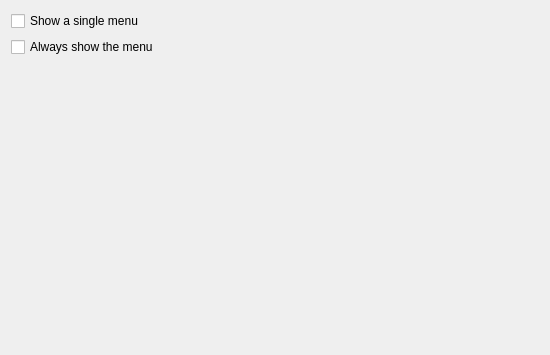
<?xml version="1.0" encoding="UTF-8"?>
<ui version="4.0">
 <class>TitleMenuConfigForm</class>
 <widget class="QWidget" name="TitleMenuConfigForm">
  <property name="geometry">
   <rect>
    <x>0</x>
    <y>0</y>
    <width>550</width>
    <height>355</height>
   </rect>
  </property>
  <property name="windowTitle">
   <string>Form</string>
  </property>
  <layout class="QGridLayout" name="gridLayout">
   <item row="0" column="0">
    <widget class="QCheckBox" name="singleMenuCheckBox">
     <property name="text">
      <string>Show a single menu</string>
     </property>
    </widget>
   </item>
   <item row="1" column="0">
    <widget class="QCheckBox" name="alwaysShowCheckBox">
     <property name="text">
      <string>Always show the menu</string>
     </property>
    </widget>
   </item>
   <item row="2" column="0">
    <spacer name="verticalSpacer">
     <property name="orientation">
      <enum>Qt::Vertical</enum>
     </property>
     <property name="sizeHint" stdset="0">
      <size>
       <width>20</width>
       <height>40</height>
      </size>
     </property>
    </spacer>
   </item>
  </layout>
 </widget>
 <resources/>
 <connections/>
</ui>
